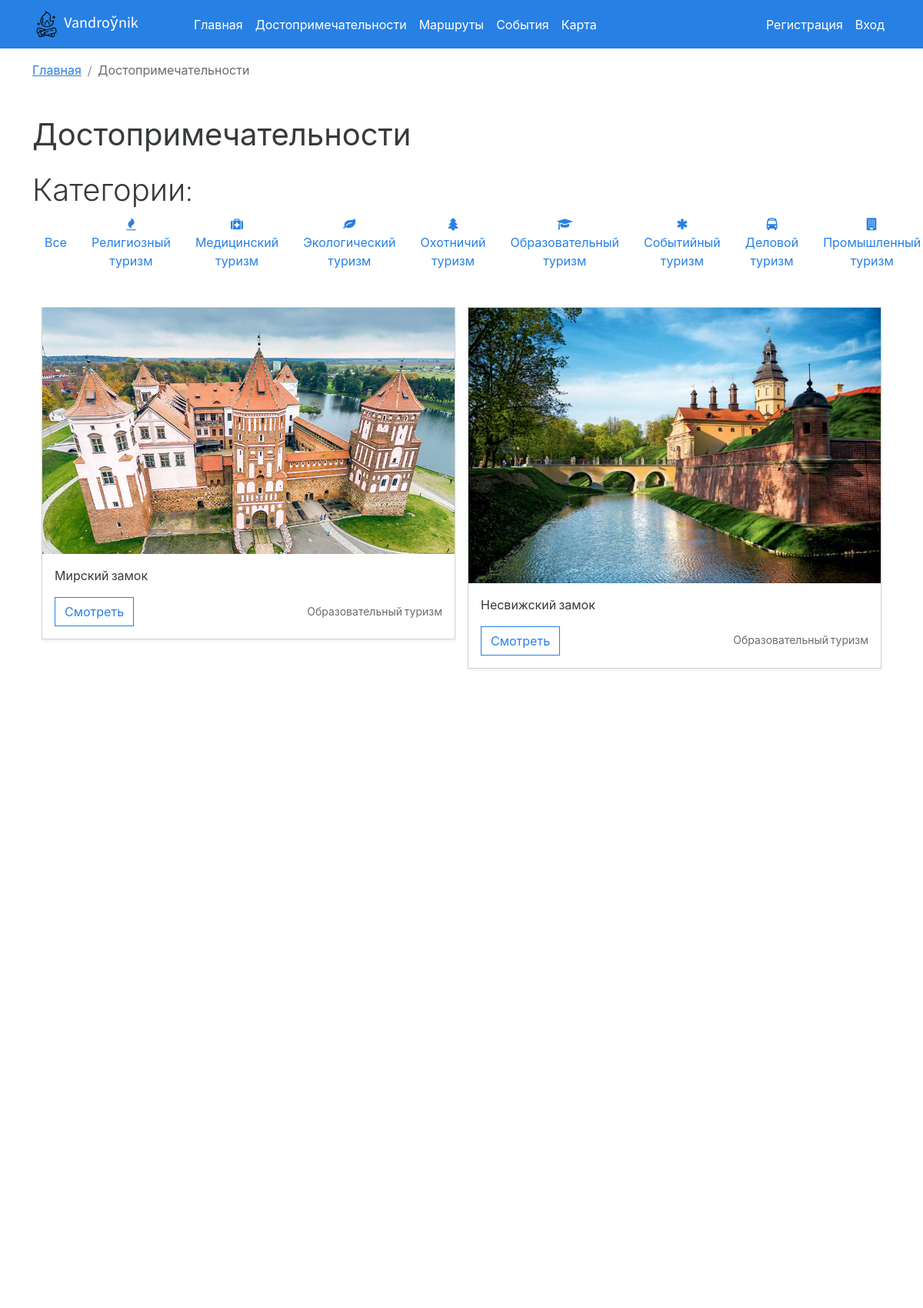
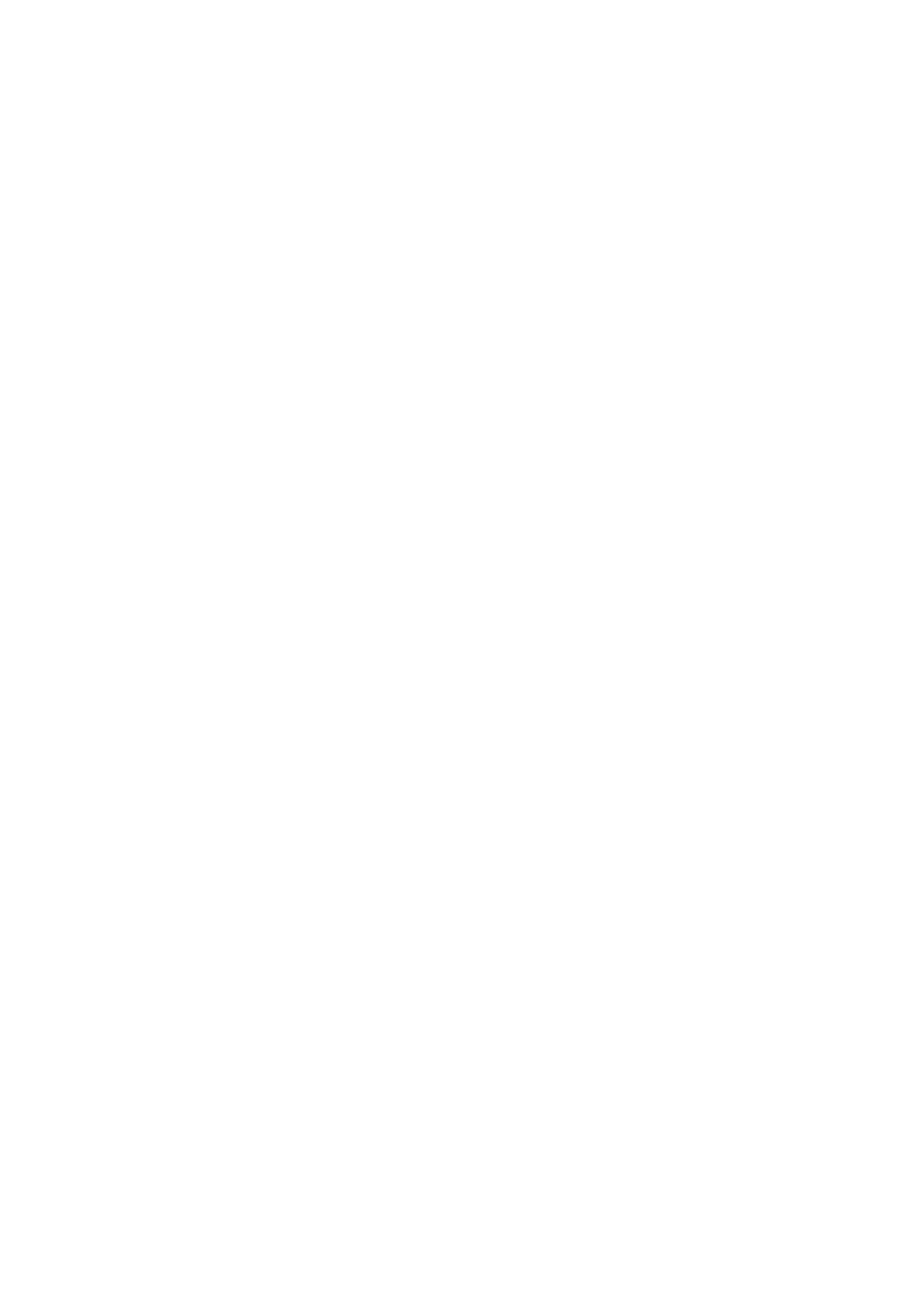
The page /articles (upper part) on the database its author committed (2 pictures, top to bottom).
### app.py (models this page shows, shortened)
class Articles(db.Model):
    id = db.Column(db.Integer,primary_key=True)
    title = db.Column(db.String(100))
    text = db.Column(db.Text)
    image_name = db.Column(db.String(100))
    category = db.Column(db.String(100))

### app.py (the view, shortened to what this page needs)
@app.route('/articles', methods=['GET', 'POST'])
def articles():
    articles = Articles.query.all()
    if request.method == 'GET':
        category = request.args.get('category')
        if category:
            category= category.capitalize()
            category = "%{}%".format(category)
            articles = Articles.query.filter(Articles.category.like(category)).all()
            return render_template("articles.html",articles=articles)
        else:
             return render_template("articles.html",articles=articles)
    return render_template("articles.html",articles=articles)

### app.py (called while the page is built)
@app.context_processor
def inject_user():
    def get_user_name():
        if 'name' in session:
            return Users.query.filter_by(email=session['name']).first()
    return dict(active_user=get_user_name())

@app.context_processor
def inject_user():
    return dict(
    cityes=db.session.query(Events.city).distinct().all(),
    )

### templates/articles.html (shortened to what this page needs)
{% extends 'base.html' %}
{% block main %}
<div class="container">
  <div class="main">
    <ol class="breadcrumb py-3">
      <li class="breadcrumb-item"><a href="/">Главная</a></li>
      <li class="breadcrumb-item active">Достопримечательности</li>
    </ol>
    <h1 class="py-3">Достопримечательности</h1>
    <h1 class="fw-light">Категории:</h1>
    <div class="d-flex justify-content-between align-items-center text-center">
      <a href="/articles" class="text-decoration-none mx-3">Все</a>
      <a href="/articles?category=Религиозный туризм" class="text-decoration-none mx-3"><i class="fa fa-fire"
          aria-hidden="true"></i>Религиозный туризм</a>
      <a href="/articles?category=Медицинский туризм" class="text-decoration-none mx-3"><i class="fa fa-medkit" aria-hidden="true"></i>Медицинский
        туризм</a>
      <a href="/articles?category=Экологический туризм" class="text-decoration-none mx-3"><i class="fa fa-leaf" aria-hidden="true"></i>Экологический
        туризм</a>
      <a href="/articles?category=Охотничий туризм" class="text-decoration-none mx-3"><i class="fa fa-tree" aria-hidden="true"></i>Охотничий туризм</a>
      <a href="/articles?category=Образовательный туризм" class="text-decoration-none mx-3"><i class="fa fa-graduation-cap"
          aria-hidden="true"></i>Образовательный туризм</a>
      <a href="/events" class="text-decoration-none mx-3"><i class="fa fa-asterisk" aria-hidden="true"></i>Событийный
        туризм</a>
      <a href="/articles?category=Деловой туризм" class="text-decoration-none mx-3"><i class="fa fa-bus" aria-hidden="true"></i>Деловой туризм</a>
      <a href="/articles?category=Промышленный туризм" class="text-decoration-none mx-3"><i class="fa fa-building" aria-hidden="true"></i>Промышленный
        туризм</a>
    </div>
    <div class="album py-5">
      <div class="container">
        <div class="row  row-cols-sm-2  g-3">
          {%if articles%}
          {%for article in articles%}
          <div class="col" data-aos="flip-up">
            <div class="card shadow-sm">
              <img src="../static/img/upload/{{article.image_name}}" alt="">
              <div class="card-body">
                <p class="card-text">{{article.title}}</p>
                <div class="d-flex justify-content-between align-items-center">
                  <div class="btn-group">
                    <a href="/articles/{{article.id}}" class="btn btn-outline-primary">Смотреть</a>
                  </div>
                  <small class="text-body-secondary">{{article.category}}</small>
                </div>
              </div>
            </div>
          </div>
          {%endfor%}
          {%else%}
            <h2>Нет записей!</h2>
          {%endif%}
        </div>
      </div>
    </div>
  </div>
</div>
{% endblock %}

### rows shown on the page
Articles: image_name (picture), title "Мирский замок", category "Образовательный туризм"
Articles: image_name (picture), title "Несвижский замок", category "Образовательный туризм"
Articles: image_name (picture)
Articles: image_name (picture)
Articles: image_name (picture)
Articles: image_name (picture)
Articles: image_name (picture)
Articles: image_name (picture)
Articles: image_name (picture)
Articles: image_name (picture)
Articles: image_name (picture)
Articles: image_name (picture)
